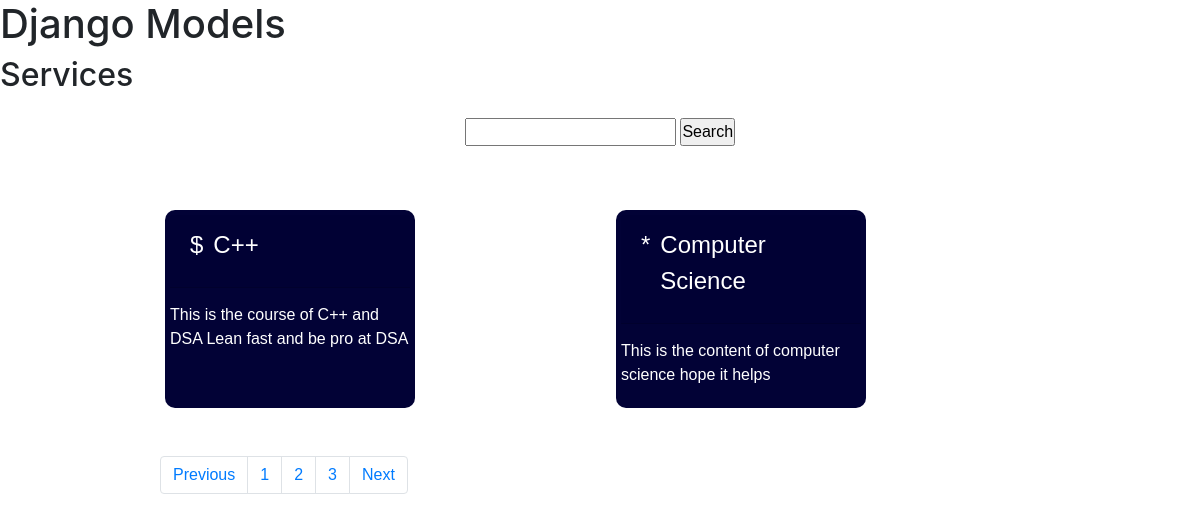
Screenshot of /?page=2 with the database file from the repository.
### services/models.py (models this page shows)
class Services(models.Model):
    service_icon = models.CharField(max_length=50)
    service_title = models.CharField(max_length=50)
    service_description = HTMLField()

### Tutorial06/views.py (the view)
# urls.py: 2. Add a URL to urlpatterns:  path('', views.home, name='home')
def home(request):
    service_data = Services.objects.all()
    display_pages = Paginator(service_data,2)
    default_page = request.GET.get('page')
    current_page = display_pages.get_page(default_page)
    total_page = current_page.paginator.num_pages
    data = {
        'service_data':current_page,
        'total_pages': [n+1 for n in range(total_page)]
    }
    return render(request,'index.html',data)

### templates/index.html (shortened to what this page needs)
<!DOCTYPE html>
<html lang="en">
<head>
    <link rel="stylesheet" href="https://cdn.jsdelivr.net/npm/bootstrap@4.0.0/dist/css/bootstrap.min.css"
>
</head>
<body>
    <h1>Django Models</h1>
    <h2 style="margin-bottom: 1.5rem;">Services</h2>
    <form style="text-align: center;" method="get">
        <input type="text" name="servicename">
        <input type="submit" value="Search">
    </form>
    <div class="container">
        {% for model_data in service_data %}
        <div class="card-content">
            <div class="card-header">
                <div class="card-icon">{{model_data.service_icon}}</div>
                <div class="card-title">{{model_data.service_title}}</div>
            </div>
            <div class="card-description">{{model_data.service_description | safe}}</div>
        </div>
        {% empty %}
        No data found
        {% endfor %}
    </div><br><br>
    <nav style="margin-left: 10rem;" aria-label="Page navigation example">
        <ul class="pagination">
            {% if service_data.has_previous %}
            <li class="page-item"><a class="page-link" href="/?page={{service_data.previous_page_number}}">Previous</a>
                {% endif %}
            </li>
            {% for n in total_pages %}
            <li class="page-item"><a class="page-link" href="/?page={{n}}">{{n}}</a></li>
            {% endfor %}
            {% if service_data.has_next %}
            <li class="page-item"><a class="page-link" href="/?page={{service_data.next_page_number}}">Next</a>
                {% endif %}
        </ul>
    </nav>
</body>
</html>

### templates/index.html (style rules this page uses)
* { margin: 0; padding: 0; font-family: Arial, Helvetica, sans-serif; }
.container { width: 900px; margin: 0 auto; margin-top: 4rem; display: grid; grid-template-columns: repeat(auto-fit, minmax(250px, 1fr)); gap: 2rem; }
.card-content { width: 250px; border-radius: 10px; padding: 5px; background-color: rgb(2, 2, 54); color: white; }
.card-header { display: flex; gap: 10px; margin-bottom: 15px; font-size: 1.5rem; }

### rows the page displays
Services: service_icon "$", service_title "C++", service_description "This is the course of C++ and DSA Lean fast and be pro at DSA"
Services: service_icon "*", service_title "Computer Science", service_description "This is the content of computer science hope it helps"

### other values shown
{{ n }} "1" "2" "3"
